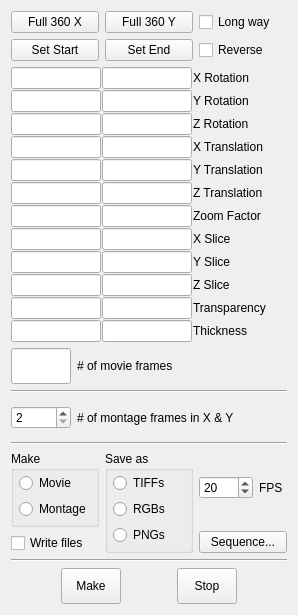
 <widget class="QWidget" name="imodvMovieForm">
  <property name="geometry">
   <rect>
    <x>0</x>
    <y>0</y>
    <width>298</width>
    <height>615</height>
   </rect>
  </property>
  <property name="focusPolicy">
   <enum>Qt::StrongFocus</enum>
  </property>
  <property name="windowTitle">
   <string>3dmodv Movies</string>
  </property>
  <layout class="QVBoxLayout" name="verticalLayout_5">
   <item>
    <layout class="QGridLayout">
     <item row="1" column="2">
      <widget class="QCheckBox" name="reverseBox">
       <property name="focusPolicy">
        <enum>Qt::NoFocus</enum>
       </property>
       <property name="toolTip">
        <string>Select to go backwards from end to start</string>
       </property>
       <property name="text">
        <string>Reverse</string>
       </property>
      </widget>
     </item>
     <item row="1" column="0">
      <widget class="QPushButton" name="setStartButton">
       <property name="focusPolicy">
        <enum>Qt::NoFocus</enum>
       </property>
       <property name="toolTip">
        <string>Set starting parameters from current position</string>
       </property>
       <property name="text">
        <string>Set Start</string>
       </property>
      </widget>
     </item>
     <item row="0" column="0">
      <widget class="QPushButton" name="fullXButton">
       <property name="focusPolicy">
        <enum>Qt::NoFocus</enum>
       </property>
       <property name="toolTip">
        <string>Set start &amp; end parameters for complete rotation around X axis</string>
       </property>
       <property name="text">
        <string>Full 360 X</string>
       </property>
      </widget>
     </item>
     <item row="0" column="1">
      <widget class="QPushButton" name="fullYButton">
       <property name="focusPolicy">
        <enum>Qt::NoFocus</enum>
       </property>
       <property name="toolTip">
        <string>Set start &amp; end parameters for complete rotation around Y axis</string>
       </property>
       <property name="text">
        <string>Full 360 Y</string>
       </property>
      </widget>
     </item>
     <item row="0" column="2">
      <widget class="QCheckBox" name="longWayBox">
       <property name="focusPolicy">
        <enum>Qt::NoFocus</enum>
       </property>
       <property name="toolTip">
        <string>Select to rotate by more than 180 degrees from start to end position</string>
       </property>
       <property name="text">
        <string>Long way</string>
       </property>
      </widget>
     </item>
     <item row="1" column="1">
      <widget class="QPushButton" name="setEndButton">
       <property name="focusPolicy">
        <enum>Qt::NoFocus</enum>
       </property>
       <property name="toolTip">
        <string>Set ending parameters from current position</string>
       </property>
       <property name="text">
        <string>Set End</string>
       </property>
      </widget>
     </item>
    </layout>
   </item>
   <item>
    <layout class="QGridLayout">
     <property name="spacing">
      <number>1</number>
     </property>
     <item row="6" column="1">
      <widget class="QLineEdit" name="zoomEnd">
       <property name="sizePolicy">
        <sizepolicy hsizetype="Fixed" vsizetype="Fixed">
         <horstretch>0</horstretch>
         <verstretch>0</verstretch>
        </sizepolicy>
       </property>
       <property name="maximumSize">
        <size>
         <width>90</width>
         <height>32767</height>
        </size>
       </property>
       <property name="focusPolicy">
        <enum>Qt::ClickFocus</enum>
       </property>
      </widget>
     </item>
     <item row="2" column="0">
      <widget class="QLineEdit" name="zRotStart">
       <property name="sizePolicy">
        <sizepolicy hsizetype="Fixed" vsizetype="Fixed">
         <horstretch>0</horstretch>
         <verstretch>0</verstretch>
        </sizepolicy>
       </property>
       <property name="maximumSize">
        <size>
         <width>90</width>
         <height>32767</height>
        </size>
       </property>
       <property name="focusPolicy">
        <enum>Qt::ClickFocus</enum>
       </property>
      </widget>
     </item>
     <item row="7" column="2">
      <widget class="QLabel" name="xSliceLabel">
       <property name="text">
        <string>X Slice</string>
       </property>
       <property name="alignment">
        <set>Qt::AlignLeading|Qt::AlignLeft|Qt::AlignVCenter</set>
       </property>
       <property name="wordWrap">
        <bool>false</bool>
       </property>
      </widget>
     </item>
     <item row="0" column="1">
      <widget class="QLineEdit" name="xRotEnd">
       <property name="sizePolicy">
        <sizepolicy hsizetype="Fixed" vsizetype="Fixed">
         <horstretch>0</horstretch>
         <verstretch>0</verstretch>
        </sizepolicy>
       </property>
       <property name="maximumSize">
        <size>
         <width>90</width>
         <height>32767</height>
        </size>
       </property>
       <property name="focusPolicy">
        <enum>Qt::ClickFocus</enum>
       </property>
      </widget>
     </item>
     <item row="4" column="1">
      <widget class="QLineEdit" name="yTransEnd">
       <property name="sizePolicy">
        <sizepolicy hsizetype="Fixed" vsizetype="Fixed">
         <horstretch>0</horstretch>
         <verstretch>0</verstretch>
        </sizepolicy>
       </property>
       <property name="maximumSize">
        <size>
         <width>90</width>
         <height>32767</height>
        </size>
       </property>
       <property name="focusPolicy">
        <enum>Qt::ClickFocus</enum>
       </property>
      </widget>
     </item>
     <item row="3" column="1">
      <widget class="QLineEdit" name="xTransEnd">
       <property name="sizePolicy">
        <sizepolicy hsizetype="Fixed" vsizetype="Fixed">
         <horstretch>0</horstretch>
         <verstretch>0</verstretch>
        </sizepolicy>
       </property>
       <property name="maximumSize">
        <size>
         <width>90</width>
         <height>32767</height>
        </size>
       </property>
       <property name="focusPolicy">
        <enum>Qt::ClickFocus</enum>
       </property>
      </widget>
     </item>
     <item row="10" column="0">
      <widget class="QLineEdit" name="transpStart">
       <property name="sizePolicy">
        <sizepolicy hsizetype="Fixed" vsizetype="Fixed">
         <horstretch>0</horstretch>
         <verstretch>0</verstretch>
        </sizepolicy>
       </property>
       <property name="maximumSize">
        <size>
         <width>90</width>
         <height>32767</height>
        </size>
       </property>
       <property name="focusPolicy">
        <enum>Qt::ClickFocus</enum>
       </property>
      </widget>
     </item>
     <item row="9" column="2">
      <widget class="QLabel" name="zSliceLabel">
       <property name="text">
        <string>Z Slice</string>
       </property>
       <property name="alignment">
        <set>Qt::AlignLeading|Qt::AlignLeft|Qt::AlignVCenter</set>
       </property>
       <property name="wordWrap">
        <bool>false</bool>
       </property>
      </widget>
     </item>
     <item row="10" column="2">
      <widget class="QLabel" name="transpLabel">
       <property name="text">
        <string>Transparency</string>
       </property>
       <property name="alignment">
        <set>Qt::AlignLeading|Qt::AlignLeft|Qt::AlignVCenter</set>
       </property>
       <property name="wordWrap">
        <bool>false</bool>
       </property>
      </widget>
     </item>
     <item row="1" column="2">
      <widget class="QLabel" name="TextLabel1_2">
       <property name="text">
        <string>Y Rotation</string>
       </property>
       <property name="alignment">
        <set>Qt::AlignLeading|Qt::AlignLeft|Qt::AlignVCenter</set>
       </property>
       <property name="wordWrap">
        <bool>false</bool>
       </property>
      </widget>
     </item>
     <item row="1" column="0">
      <widget class="QLineEdit" name="yRotStart">
       <property name="sizePolicy">
        <sizepolicy hsizetype="Fixed" vsizetype="Fixed">
         <horstretch>0</horstretch>
         <verstretch>0</verstretch>
        </sizepolicy>
       </property>
       <property name="maximumSize">
        <size>
         <width>90</width>
         <height>32767</height>
        </size>
       </property>
       <property name="focusPolicy">
        <enum>Qt::ClickFocus</enum>
       </property>
      </widget>
     </item>
     <item row="6" column="0">
      <widget class="QLineEdit" name="zoomStart">
       <property name="sizePolicy">
        <sizepolicy hsizetype="Fixed" vsizetype="Fixed">
         <horstretch>0</horstretch>
         <verstretch>0</verstretch>
        </sizepolicy>
       </property>
       <property name="maximumSize">
        <size>
         <width>90</width>
         <height>32767</height>
        </size>
       </property>
       <property name="focusPolicy">
        <enum>Qt::ClickFocus</enum>
       </property>
      </widget>
     </item>
     <item row="4" column="0">
      <widget class="QLineEdit" name="yTransStart">
       <property name="sizePolicy">
        <sizepolicy hsizetype="Fixed" vsizetype="Fixed">
         <horstretch>0</horstretch>
         <verstretch>0</verstretch>
        </sizepolicy>
       </property>
       <property name="maximumSize">
        <size>
         <width>90</width>
         <height>32767</height>
        </size>
       </property>
       <property name="focusPolicy">
        <enum>Qt::ClickFocus</enum>
       </property>
      </widget>
     </item>
     <item row="7" column="0">
      <widget class="QLineEdit" name="xSliceStart">
       <property name="sizePolicy">
        <sizepolicy hsizetype="Fixed" vsizetype="Fixed">
         <horstretch>0</horstretch>
         <verstretch>0</verstretch>
        </sizepolicy>
       </property>
       <property name="maximumSize">
        <size>
         <width>90</width>
         <height>32767</height>
        </size>
       </property>
       <property name="focusPolicy">
        <enum>Qt::ClickFocus</enum>
       </property>
      </widget>
     </item>
     <item row="11" column="0">
      <widget class="QLineEdit" name="thickStart">
       <property name="sizePolicy">
        <sizepolicy hsizetype="Fixed" vsizetype="Fixed">
         <horstretch>0</horstretch>
         <verstretch>0</verstretch>
        </sizepolicy>
       </property>
       <property name="maximumSize">
        <size>
         <width>90</width>
         <height>32767</height>
        </size>
       </property>
       <property name="focusPolicy">
        <enum>Qt::ClickFocus</enum>
       </property>
      </widget>
     </item>
     <item row="3" column="2">
      <widget class="QLabel" name="TextLabel1_4">
       <property name="text">
        <string>X Translation</string>
       </property>
       <property name="alignment">
        <set>Qt::AlignLeading|Qt::AlignLeft|Qt::AlignVCenter</set>
       </property>
       <property name="wordWrap">
        <bool>false</bool>
       </property>
      </widget>
     </item>
     <item row="0" column="0">
      <widget class="QLineEdit" name="xRotStart">
       <property name="sizePolicy">
        <sizepolicy hsizetype="Fixed" vsizetype="Fixed">
         <horstretch>0</horstretch>
         <verstretch>0</verstretch>
        </sizepolicy>
       </property>
       <property name="maximumSize">
        <size>
         <width>90</width>
         <height>32767</height>
        </size>
       </property>
       <property name="focusPolicy">
        <enum>Qt::ClickFocus</enum>
       </property>
      </widget>
     </item>
     <item row="10" column="1">
      <widget class="QLineEdit" name="transpEnd">
       <property name="sizePolicy">
        <sizepolicy hsizetype="Fixed" vsizetype="Fixed">
         <horstretch>0</horstretch>
         <verstretch>0</verstretch>
        </sizepolicy>
       </property>
       <property name="maximumSize">
        <size>
         <width>90</width>
         <height>32767</height>
        </size>
       </property>
       <property name="focusPolicy">
        <enum>Qt::ClickFocus</enum>
       </property>
      </widget>
     </item>
     <item row="11" column="2">
      <widget class="QLabel" name="thickLabel">
       <property name="text">
        <string>Thickness</string>
       </property>
       <property name="alignment">
        <set>Qt::AlignLeading|Qt::AlignLeft|Qt::AlignVCenter</set>
       </property>
       <property name="wordWrap">
        <bool>false</bool>
       </property>
      </widget>
     </item>
     <item row="8" column="2">
      <widget class="QLabel" name="ySliceLabel">
       <property name="text">
        <string>Y Slice</string>
       </property>
       <property name="alignment">
        <set>Qt::AlignLeading|Qt::AlignLeft|Qt::AlignVCenter</set>
       </property>
       <property name="wordWrap">
        <bool>false</bool>
       </property>
      </widget>
     </item>
     <item row="8" column="0">
      <widget class="QLineEdit" name="ySliceStart">
       <property name="sizePolicy">
        <sizepolicy hsizetype="Fixed" vsizetype="Fixed">
         <horstretch>0</horstretch>
         <verstretch>0</verstretch>
        </sizepolicy>
       </property>
       <property name="maximumSize">
        <size>
         <width>90</width>
         <height>32767</height>
        </size>
       </property>
       <property name="focusPolicy">
        <enum>Qt::ClickFocus</enum>
       </property>
      </widget>
     </item>
     <item row="0" column="2">
      <widget class="QLabel" name="TextLabel1">
       <property name="text">
        <string>X Rotation</string>
       </property>
       <property name="alignment">
        <set>Qt::AlignLeading|Qt::AlignLeft|Qt::AlignVCenter</set>
       </property>
       <property name="wordWrap">
        <bool>false</bool>
       </property>
      </widget>
     </item>
     <item row="5" column="0">
      <widget class="QLineEdit" name="zTransStart">
       <property name="sizePolicy">
        <sizepolicy hsizetype="Fixed" vsizetype="Fixed">
         <horstretch>0</horstretch>
         <verstretch>0</verstretch>
        </sizepolicy>
       </property>
       <property name="maximumSize">
        <size>
         <width>90</width>
         <height>32767</height>
        </size>
       </property>
       <property name="focusPolicy">
        <enum>Qt::ClickFocus</enum>
       </property>
      </widget>
     </item>
     <item row="5" column="2">
      <widget class="QLabel" name="TextLabel1_6">
       <property name="text">
        <string>Z Translation</string>
       </property>
       <property name="alignment">
        <set>Qt::AlignLeading|Qt::AlignLeft|Qt::AlignVCenter</set>
       </property>
       <property name="wordWrap">
        <bool>false</bool>
       </property>
      </widget>
     </item>
     <item row="1" column="1">
      <widget class="QLineEdit" name="yRotEnd">
       <property name="sizePolicy">
        <sizepolicy hsizetype="Fixed" vsizetype="Fixed">
         <horstretch>0</horstretch>
         <verstretch>0</verstretch>
        </sizepolicy>
       </property>
       <property name="maximumSize">
        <size>
         <width>90</width>
         <height>32767</height>
        </size>
       </property>
       <property name="focusPolicy">
        <enum>Qt::ClickFocus</enum>
       </property>
      </widget>
     </item>
     <item row="2" column="1">
      <widget class="QLineEdit" name="zRotEnd">
       <property name="sizePolicy">
        <sizepolicy hsizetype="Fixed" vsizetype="Fixed">
         <horstretch>0</horstretch>
         <verstretch>0</verstretch>
        </sizepolicy>
       </property>
       <property name="maximumSize">
        <size>
         <width>90</width>
         <height>32767</height>
        </size>
       </property>
       <property name="focusPolicy">
        <enum>Qt::ClickFocus</enum>
       </property>
      </widget>
     </item>
     <item row="5" column="1">
      <widget class="QLineEdit" name="zTransEnd">
       <property name="sizePolicy">
        <sizepolicy hsizetype="Fixed" vsizetype="Fixed">
         <horstretch>0</horstretch>
         <verstretch>0</verstretch>
        </sizepolicy>
       </property>
       <property name="maximumSize">
        <size>
         <width>90</width>
         <height>32767</height>
        </size>
       </property>
       <property name="focusPolicy">
        <enum>Qt::ClickFocus</enum>
       </property>
      </widget>
     </item>
     <item row="8" column="1">
      <widget class="QLineEdit" name="ySliceEnd">
       <property name="sizePolicy">
        <sizepolicy hsizetype="Fixed" vsizetype="Fixed">
         <horstretch>0</horstretch>
         <verstretch>0</verstretch>
        </sizepolicy>
       </property>
       <property name="maximumSize">
        <size>
         <width>90</width>
         <height>32767</height>
        </size>
       </property>
       <property name="focusPolicy">
        <enum>Qt::ClickFocus</enum>
       </property>
      </widget>
     </item>
     <item row="4" column="2">
      <widget class="QLabel" name="TextLabel1_5">
       <property name="text">
        <string>Y Translation</string>
       </property>
       <property name="alignment">
        <set>Qt::AlignLeading|Qt::AlignLeft|Qt::AlignVCenter</set>
       </property>
       <property name="wordWrap">
        <bool>false</bool>
       </property>
      </widget>
     </item>
     <item row="2" column="2">
      <widget class="QLabel" name="TextLabel1_3">
       <property name="text">
        <string>Z Rotation</string>
       </property>
       <property name="alignment">
        <set>Qt::AlignLeading|Qt::AlignLeft|Qt::AlignVCenter</set>
       </property>
       <property name="wordWrap">
        <bool>false</bool>
       </property>
      </widget>
     </item>
     <item row="6" column="2">
      <widget class="QLabel" name="TextLabel1_7">
       <property name="text">
        <string>Zoom Factor</string>
       </property>
       <property name="alignment">
        <set>Qt::AlignLeading|Qt::AlignLeft|Qt::AlignVCenter</set>
       </property>
       <property name="wordWrap">
        <bool>false</bool>
       </property>
      </widget>
     </item>
     <item row="9" column="1">
      <widget class="QLineEdit" name="zSliceEnd">
       <property name="sizePolicy">
        <sizepolicy hsizetype="Fixed" vsizetype="Fixed">
         <horstretch>0</horstretch>
         <verstretch>0</verstretch>
        </sizepolicy>
       </property>
       <property name="maximumSize">
        <size>
         <width>90</width>
         <height>32767</height>
        </size>
       </property>
       <property name="focusPolicy">
        <enum>Qt::ClickFocus</enum>
       </property>
      </widget>
     </item>
     <item row="11" column="1">
      <widget class="QLineEdit" name="thickEnd">
       <property name="sizePolicy">
        <sizepolicy hsizetype="Fixed" vsizetype="Fixed">
         <horstretch>0</horstretch>
         <verstretch>0</verstretch>
        </sizepolicy>
       </property>
       <property name="maximumSize">
        <size>
         <width>90</width>
         <height>32767</height>
        </size>
       </property>
       <property name="focusPolicy">
        <enum>Qt::ClickFocus</enum>
       </property>
      </widget>
     </item>
     <item row="3" column="0">
      <widget class="QLineEdit" name="xTransStart">
       <property name="sizePolicy">
        <sizepolicy hsizetype="Fixed" vsizetype="Fixed">
         <horstretch>0</horstretch>
         <verstretch>0</verstretch>
        </sizepolicy>
       </property>
       <property name="maximumSize">
        <size>
         <width>90</width>
         <height>32767</height>
        </size>
       </property>
       <property name="focusPolicy">
        <enum>Qt::ClickFocus</enum>
       </property>
      </widget>
     </item>
     <item row="9" column="0">
      <widget class="QLineEdit" name="zSliceStart">
       <property name="sizePolicy">
        <sizepolicy hsizetype="Fixed" vsizetype="Fixed">
         <horstretch>0</horstretch>
         <verstretch>0</verstretch>
        </sizepolicy>
       </property>
       <property name="maximumSize">
        <size>
         <width>90</width>
         <height>32767</height>
        </size>
       </property>
       <property name="focusPolicy">
        <enum>Qt::ClickFocus</enum>
       </property>
      </widget>
     </item>
     <item row="7" column="1">
      <widget class="QLineEdit" name="xSliceEnd">
       <property name="sizePolicy">
        <sizepolicy hsizetype="Fixed" vsizetype="Fixed">
         <horstretch>0</horstretch>
         <verstretch>0</verstretch>
        </sizepolicy>
       </property>
       <property name="maximumSize">
        <size>
         <width>90</width>
         <height>32767</height>
        </size>
       </property>
       <property name="focusPolicy">
        <enum>Qt::ClickFocus</enum>
       </property>
      </widget>
     </item>
    </layout>
   </item>
   <item>
    <layout class="QHBoxLayout">
     <property name="spacing">
      <number>6</number>
     </property>
     <property name="margin">
      <number>0</number>
     </property>
     <item>
      <widget class="QLineEdit" name="framesEdit">
       <property name="sizePolicy">
        <sizepolicy hsizetype="Fixed" vsizetype="Fixed">
         <horstretch>0</horstretch>
         <verstretch>0</verstretch>
        </sizepolicy>
       </property>
       <property name="maximumSize">
        <size>
         <width>60</width>
         <height>32767</height>
        </size>
       </property>
       <property name="focusPolicy">
        <enum>Qt::ClickFocus</enum>
       </property>
       <property name="toolTip">
        <string>Enter total number of positions from start to end</string>
       </property>
      </widget>
     </item>
     <item>
      <widget class="QLabel" name="TextLabel2">
       <property name="text">
        <string># of movie frames</string>
       </property>
       <property name="wordWrap">
        <bool>false</bool>
       </property>
      </widget>
     </item>
     <item>
      <spacer name="Spacer9">
       <property name="orientation">
        <enum>Qt::Horizontal</enum>
       </property>
       <property name="sizeType">
        <enum>QSizePolicy::Expanding</enum>
       </property>
       <property name="sizeHint" stdset="0">
        <size>
         <width>30</width>
         <height>0</height>
        </size>
       </property>
      </spacer>
     </item>
    </layout>
   </item>
   <item>
    <widget class="Line" name="Line1_2">
     <property name="frameShape">
      <enum>QFrame::HLine</enum>
     </property>
     <property name="frameShadow">
      <enum>QFrame::Sunken</enum>
     </property>
    </widget>
   </item>
   <item>
    <layout class="QHBoxLayout">
     <item>
      <widget class="QSpinBox" name="montageFramesBox">
       <property name="sizePolicy">
        <sizepolicy hsizetype="Fixed" vsizetype="Fixed">
         <horstretch>0</horstretch>
         <verstretch>0</verstretch>
        </sizepolicy>
       </property>
       <property name="minimumSize">
        <size>
         <width>60</width>
         <height>0</height>
        </size>
       </property>
       <property name="focusPolicy">
        <enum>Qt::ClickFocus</enum>
       </property>
       <property name="keyboardTracking">
        <bool>false</bool>
       </property>
       <property name="minimum">
        <number>2</number>
       </property>
      </widget>
     </item>
     <item>
      <widget class="QLabel" name="TextLabel3">
       <property name="text">
        <string># of montage frames in X &amp; Y</string>
       </property>
       <property name="alignment">
        <set>Qt::AlignLeading|Qt::AlignLeft|Qt::AlignVCenter</set>
       </property>
       <property name="wordWrap">
        <bool>false</bool>
       </property>
      </widget>
     </item>
    </layout>
   </item>
   <item>
    <widget class="Line" name="Line1">
     <property name="frameShape">
      <enum>QFrame::HLine</enum>
     </property>
     <property name="frameShadow">
      <enum>QFrame::Sunken</enum>
     </property>
    </widget>
   </item>
   <item>
    <layout class="QHBoxLayout" name="horizontalLayout_2">
     <item>
      <layout class="QVBoxLayout" name="verticalLayout_3">
       <item>
        <widget class="QGroupBox" name="groupBox">
         <property name="title">
          <string>Make</string>
         </property>
         <layout class="QVBoxLayout" name="verticalLayout">
          <property name="leftMargin">
           <number>5</number>
          </property>
          <property name="topMargin">
           <number>2</number>
          </property>
          <property name="rightMargin">
           <number>5</number>
          </property>
          <property name="bottomMargin">
           <number>5</number>
          </property>
          <item>
           <widget class="QRadioButton" name="movieRadioButton">
            <property name="focusPolicy">
             <enum>Qt::NoFocus</enum>
            </property>
            <property name="toolTip">
             <string>Make a movie of frames from starting to ending position</string>
            </property>
            <property name="text">
             <string>Movie</string>
            </property>
           </widget>
          </item>
          <item>
           <widget class="QRadioButton" name="montageRadioButton">
            <property name="focusPolicy">
             <enum>Qt::NoFocus</enum>
            </property>
            <property name="toolTip">
             <string>Make a montage of adjacent zoomed-up frames</string>
            </property>
            <property name="text">
             <string>Montage</string>
            </property>
           </widget>
          </item>
         </layout>
        </widget>
       </item>
       <item>
        <widget class="QCheckBox" name="writeBox">
         <property name="focusPolicy">
          <enum>Qt::NoFocus</enum>
         </property>
         <property name="toolTip">
          <string>Turn this on to save frames to files</string>
         </property>
         <property name="text">
          <string>Write files</string>
         </property>
        </widget>
       </item>
      </layout>
     </item>
     <item>
      <widget class="QGroupBox" name="groupBox_2">
       <property name="title">
        <string>Save as</string>
       </property>
       <layout class="QVBoxLayout" name="verticalLayout_2">
        <property name="leftMargin">
         <number>5</number>
        </property>
        <property name="topMargin">
         <number>2</number>
        </property>
        <property name="rightMargin">
         <number>5</number>
        </property>
        <property name="bottomMargin">
         <number>5</number>
        </property>
        <item>
         <widget class="QRadioButton" name="tiffRadioButton">
          <property name="focusPolicy">
           <enum>Qt::NoFocus</enum>
          </property>
          <property name="toolTip">
           <string>Write frames as TIFF files</string>
          </property>
          <property name="text">
           <string>TIFFs</string>
          </property>
         </widget>
        </item>
        <item>
         <widget class="QRadioButton" name="rgbRadioButton">
          <property name="focusPolicy">
           <enum>Qt::NoFocus</enum>
          </property>
          <property name="toolTip">
           <string>Write frames as files in current non-TIFF format</string>
          </property>
          <property name="text">
           <string>RGBs</string>
          </property>
         </widget>
        </item>
        <item>
         <widget class="QRadioButton" name="pngRadioButton">
          <property name="focusPolicy">
           <enum>Qt::NoFocus</enum>
          </property>
          <property name="toolTip">
           <string>Write frames as files in current non-TIFF format</string>
          </property>
          <property name="text">
           <string>PNGs</string>
          </property>
         </widget>
        </item>
       </layout>
      </widget>
     </item>
     <item>
      <layout class="QVBoxLayout" name="verticalLayout_4">
       <item>
        <layout class="QHBoxLayout" name="horizontalLayout">
         <item>
          <widget class="QSpinBox" name="fpsSpinBox">
           <property name="focusPolicy">
            <enum>Qt::ClickFocus</enum>
           </property>
           <property name="toolTip">
            <string>Set display rate when NOT writing files</string>
           </property>
           <property name="minimum">
            <number>1</number>
           </property>
           <property name="maximum">
            <number>1000</number>
           </property>
           <property name="singleStep">
            <number>5</number>
           </property>
           <property name="value">
            <number>20</number>
           </property>
          </widget>
         </item>
         <item>
          <widget class="QLabel" name="fpsLabel">
           <property name="text">
            <string>FPS</string>
           </property>
          </widget>
         </item>
        </layout>
       </item>
       <item>
        <widget class="QPushButton" name="sequenceButton">
         <property name="focusPolicy">
          <enum>Qt::NoFocus</enum>
         </property>
         <property name="toolTip">
          <string>Open dialog to store/run sequence of movies</string>
         </property>
         <property name="text">
          <string>Sequence...</string>
         </property>
        </widget>
       </item>
      </layout>
     </item>
    </layout>
   </item>
   <item>
    <widget class="Line" name="Line1_3">
     <property name="frameShape">
      <enum>QFrame::HLine</enum>
     </property>
     <property name="frameShadow">
      <enum>QFrame::Sunken</enum>
     </property>
    </widget>
   </item>
   <item>
    <layout class="QHBoxLayout">
     <property name="spacing">
      <number>6</number>
     </property>
     <property name="margin">
      <number>0</number>
     </property>
     <item>
      <widget class="QPushButton" name="makeButton">
       <property name="sizePolicy">
        <sizepolicy hsizetype="Fixed" vsizetype="Fixed">
         <horstretch>0</horstretch>
         <verstretch>0</verstretch>
        </sizepolicy>
       </property>
       <property name="maximumSize">
        <size>
         <width>60</width>
         <height>32767</height>
        </size>
       </property>
       <property name="focusPolicy">
        <enum>Qt::NoFocus</enum>
       </property>
       <property name="toolTip">
        <string>Start the sequence of frames for a movie or montage</string>
       </property>
       <property name="text">
        <string>Make</string>
       </property>
      </widget>
     </item>
     <item>
      <widget class="QPushButton" name="stopButton">
       <property name="sizePolicy">
        <sizepolicy hsizetype="Fixed" vsizetype="Fixed">
         <horstretch>0</horstretch>
         <verstretch>0</verstretch>
        </sizepolicy>
       </property>
       <property name="maximumSize">
        <size>
         <width>60</width>
         <height>32767</height>
        </size>
       </property>
       <property name="focusPolicy">
        <enum>Qt::NoFocus</enum>
       </property>
       <property name="toolTip">
        <string>Stop an ongoing sequence of frames</string>
       </property>
       <property name="text">
        <string>Stop</string>
       </property>
      </widget>
     </item>
    </layout>
   </item>
  </layout>
 </widget>
